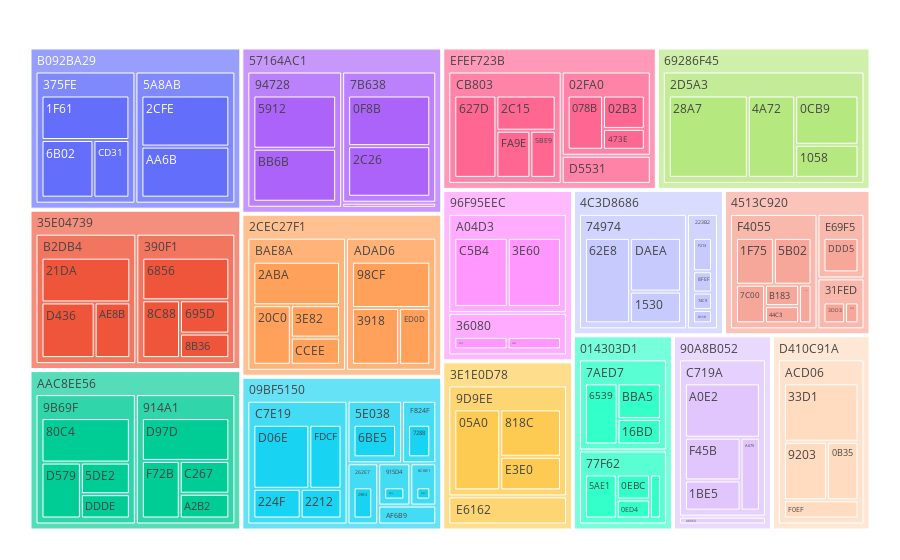

Notebook code for this chart:
### Code cell
# visualize the dataset hirachy
fig = px.treemap(source_grouped_count.reset_index(), path=['Level_1', 'Level_2', 'Level_3'], values='count')
fig.update_layout(margin = dict(t=25, l=25, r=25, b=25))
fig.show()

### Figure 1 — Plotly figure (JSON) as saved in the notebook; plotly's stock layout.template omitted (floating-point values rounded to 4 significant figures; data arrays with more than 128 entries replaced by an {"elided": "..."} marker saying what was removed)
{"data": [{"branchvalues": "total", "domain": {"x": [0, 1], "y": [0, 1]}, "hovertemplate": "labels=%{label}<br>count=%{value}<br>parent=%{parent}<br>id=%{id}<extra></extra>", "ids": {"elided": "145 str values"}, "labels": {"elided": "145 str values"}, "name": "", "parents": {"elided": "145 str values"}, "type": "treemap", "values": {"elided": "145 int values"}}], "layout": {"legend": {"tracegroupgap": 0}, "margin": {"b": 25, "l": 25, "r": 25, "t": 25}}}
